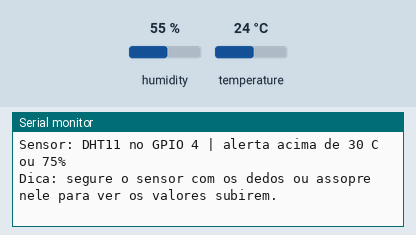
A sketch run on a simulated ESP32. Shown: the last lines printed to the serial monitor. The test bench sets the inputs (shaded band); at power-on: humidity 55 %, temperature 24 °C.

Above: at 1.7 s.
1.8 s: humidity set to 74 %
At 2.6 s:
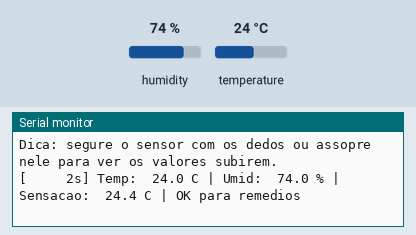
7.0 s: humidity set to 77 %
At 11.1 s:
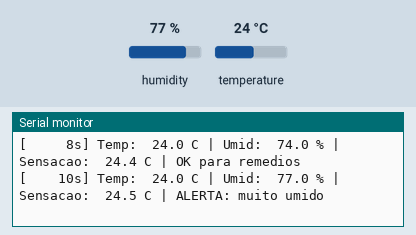

The sketch:

teste-sensor.ino
```cpp
// Teste do sensor de temperatura e umidade da Caixa InfoMed.
// Mostra as leituras no Monitor Serial do Arduino IDE (115200 baud).
//
// Ligação (igual à caixa):
//   DHT  VCC  -> 3V3 do ESP32
//   DHT  DATA -> GPIO 4  (módulo de 3 pinos já tem resistor; sensor "solto" de 4 pinos: 10k entre DATA e 3V3)
//   DHT  GND  -> GND
//
// Biblioteca: "DHT sensor library" (Adafruit) + "Adafruit Unified Sensor".
// Usa DHT22? Troque TIPO_SENSOR para DHT22.

#include <DHT.h>

#define PINO_SENSOR 4
#define TIPO_SENSOR DHT11

const float LIMITE_TEMP = 30.0;  // mesmos limites do alerta do app
const float LIMITE_UMID = 75.0;
const unsigned long INTERVALO_MS = 2000;  // DHT11 não lê mais rápido que 1x/s

DHT dht(PINO_SENSOR, TIPO_SENSOR);

float tempMin = 1000, tempMax = -1000, umidMin = 1000, umidMax = -1000;
unsigned long leituras = 0, falhas = 0;

void setup() {
  Serial.begin(115200);
  delay(500);
  dht.begin();
  Serial.println();
  Serial.println(F("=== Caixa InfoMed - teste do sensor de temperatura e umidade ==="));
  Serial.printf("Sensor: %s no GPIO %d | alerta acima de %.0f C ou %.0f%%\n",
                TIPO_SENSOR == DHT11 ? "DHT11" : "DHT22", PINO_SENSOR, LIMITE_TEMP, LIMITE_UMID);
  Serial.println(F("Dica: segure o sensor com os dedos ou assopre nele para ver os valores subirem."));
  Serial.println();
}

void loop() {
  static unsigned long ultima = 0;
  if (millis() - ultima < INTERVALO_MS) return;
  ultima = millis();

  float umid = dht.readHumidity();
  float temp = dht.readTemperature();

  if (isnan(umid) || isnan(temp)) {
    falhas++;
    Serial.printf("[%6lus] ERRO: sem leitura (%lu falhas). Confira VCC/GND, o fio no GPIO %d e o tipo do sensor.\n",
                  millis() / 1000, falhas, PINO_SENSOR);
    return;
  }

  leituras++;
  tempMin = min(tempMin, temp); tempMax = max(tempMax, temp);
  umidMin = min(umidMin, umid); umidMax = max(umidMax, umid);
  float sensacao = dht.computeHeatIndex(temp, umid, false);

  bool quente = temp > LIMITE_TEMP;
  bool umido = umid > LIMITE_UMID;
  const char* situacao = quente && umido ? "ALERTA: quente e umido"
                        : quente          ? "ALERTA: muito quente"
                        : umido           ? "ALERTA: muito umido"
                                          : "OK para remedios";

  Serial.printf("[%6lus] Temp: %5.1f C | Umid: %5.1f %% | Sensacao: %5.1f C | %s\n",
                millis() / 1000, temp, umid, sensacao, situacao);

  if (leituras % 10 == 0) {
    Serial.printf("         -- min/max  Temp: %.1f / %.1f C | Umid: %.1f / %.1f %% | leituras: %lu, falhas: %lu --\n",
                  tempMin, tempMax, umidMin, umidMax, leituras, falhas);
  }
}
```

Measured:
- the behaviour switches between 75 and 76 % on humidity (found by bisection; images 1 and 2)
- after the input at 1.8 s, the serial monitor: prints a new line after 0.22 s (image 1)
- after the input at 7.0 s, the serial monitor: prints a new line after 3.0 s (image 2)
